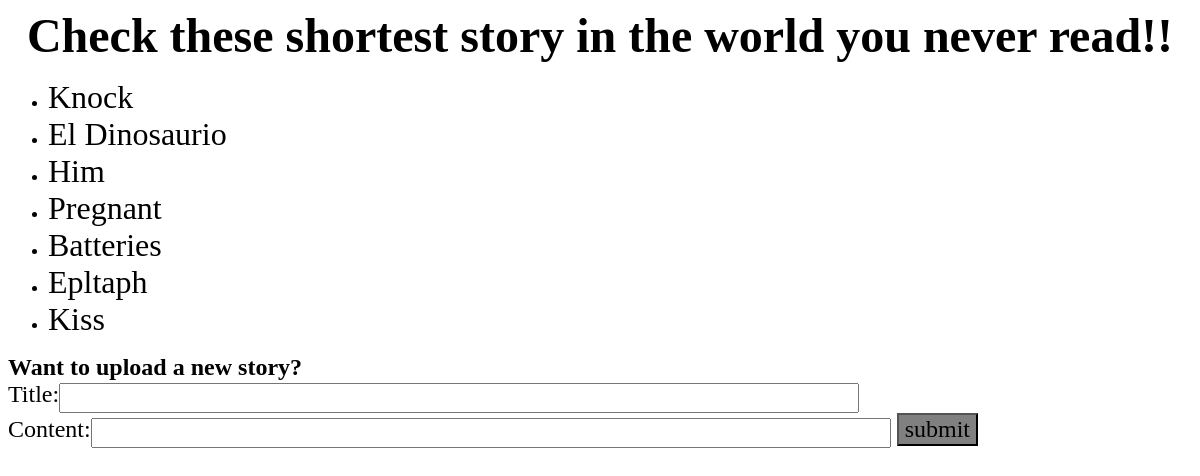
The app's page /storys/, older data.
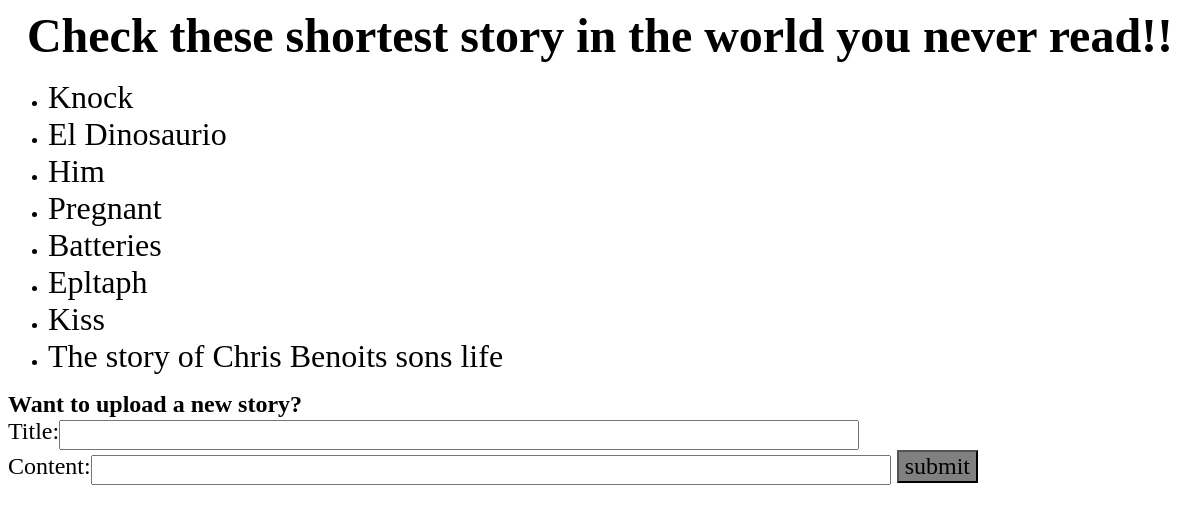
The same page, newer data.
### storys/models.py (models this page shows, shortened)
class Story(models.Model):
    title=models.CharField(max_length=50)
    content=models.CharField(max_length=5000)

### storys/templates/storys/index.html (shortened to what this page needs)
{% load staticfiles %}
<link style="text/css" rel="stylesheet" href="{% static 'storys/stylesheet.css'%}"/>
<head>
</head>
<body>
<h1>Check these shortest story in
	the world you never read!!</h1>
{% if story_list %}
    <ul>
    {% for s in story_list %}
        <li><a id="storylist" href="{% url 'detail' s.id%}">{{ s.title }}</a></li>
    {% endfor %}
    </ul>
{% else %}
    <p>No story yet.</p>
{% endif %}
<h3 class="form">Want to upload a new story?</h3>
<form class="form" action="{% url 'newstory' %}" method="post">
	Title:<input class="textfield" type="text" name="title"/><br />
	Content:<input class="textfield" type="text" name="content"/>
	<input class="button" type="submit" value="submit"/>
</form>
</body>

Row changes from the older to the newer data that the page shows:
added Story: title "The story of Chris Benoits sons life"
